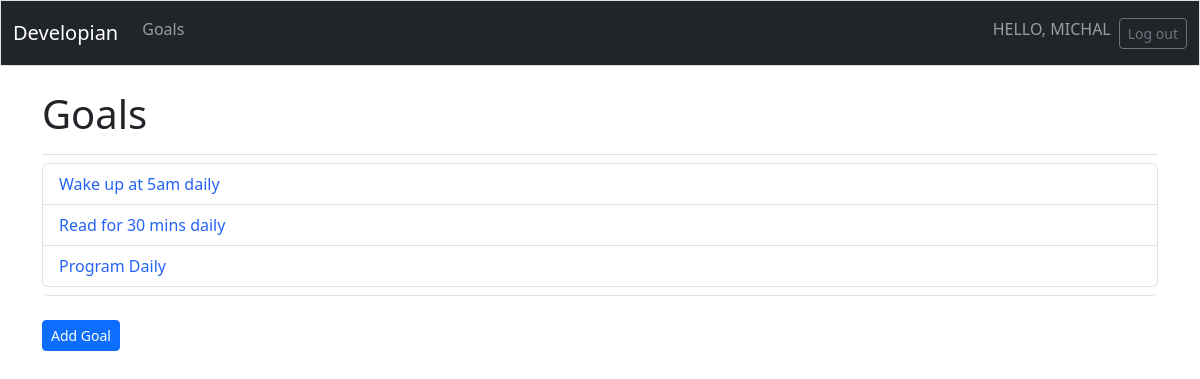
/goals/ (signed in), run on the app's committed database.
### developian/models.py (models this page shows, shortened)
class Goal(models.Model):
    text = models.CharField(max_length=200)
    date_added = models.DateTimeField(auto_now_add=True)
    owner = models.ForeignKey(User, on_delete=models.CASCADE)

### developian/views.py (the view)
# urls.py: path('goals/', views.goals, name='goals'),
@login_required
def goals(request):
    goals = Goal.objects.filter(owner=request.user).order_by('date_added')
    context = {'goals': goals}
    return render(request, 'developian/goals.html', context)

### developian/templates/developian/goals.html
{% extends 'developian/base.html' %}
{% load django_bootstrap5 %}
{% block page_header %}
  <h1>Goals</h1>
{% endblock page_header %}
{% block content %}
  <ul class="list-group border-bottom pb-2 mb-4">
    {% for goal in goals %}
      <li class="list-group-item border-o">
        <a href="{% url 'developian:goal' goal.id %}" id="goal">{{ goal.text }}</a>
      </li>
    {% empty %}
      <li class="list-group-item border-o">No goals have been added yet!</li>
    {% endfor %}
  </ul>
  <a class="btn btn-primary btn-sm"
  href="{% url 'developian:new_goal' %}">Add Goal</a>
{% endblock content %}

### developian/templates/developian/base.html (shortened to what this page needs)
<!doctype html>
<html lang="en">
  <head>
    {% load static %}
    <link rel="stylesheet" href="{% static 'developian/styles.css' %}">
    {% load django_bootstrap5 %}
    {% bootstrap_css %}
  </head>
  <body>
    <nav class="navbar navbar-expand-md navbar-dark bg-dark mb-4 border">
      <div class="container-fluid">
        <a class="navbar-brand" href="{% url 'developian:index' %}">
          Developian
        </a>
        <div class="collapse navbar-collapse" id="navbarCollapse">
          <ul class="navbar-nav me-auto mb-2 mb-md-O">
            <li class="nav-item">
              <a class="nav-link" href="{% url 'developian:goals' %}">
                Goals
              </a>
            </li>
          </ul>
          <ul class="navbar-nav ms-auto mb-2 mb-md-o">
            {% if user.is_authenticated %}
              <li class="nav-item">
                <span class="navbar-text me-2">HELLO, {{ user.username.upper }}</span>
              </li>
            {% endif %}
          </ul>
          {% if user.is_authenticated %}
            <form action="{% url 'accounts:logout' %}" method="post">
              <button name="submit" class="btn btn-outline-secondary btn-sm">
                Log out
              </button>
            </form>
          {% endif %}
        </div>
      </div>
    </nav>
    <main class="container">
      <div class="pb-2 mb-2 border-bottom">
        {% block page_header %}{% endblock page_header %}
      </div>
      <div>
        {% block content %}{% endblock content %}
      </div>
    </main>
  </body>
</html>

### developian/static/developian/styles.css (style rules this page uses)
#goal { text-decoration: none; color: rgb(37, 99, 246); }

### data on the page
Goal: text "Wake up at 5am daily"
Goal: text "Read for 30 mins daily"
Goal: text "Program Daily"

### other printed values
{{ user.username.upper }} "MICHAL"
